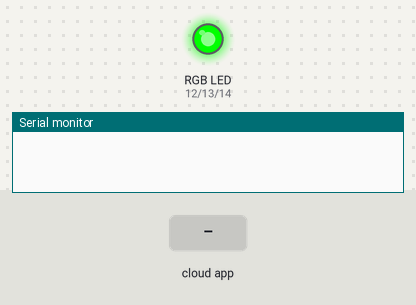
The program below on a simulated ESP8266 (NodeMCU). Parts: an RGB LED mixed from three pins (HIGH = lit), the last lines printed to the serial monitor. The test bench sets the inputs (shaded band). Dim RGB values are drawn brighter than linear.

Above: at 5.2 s.
5.3 s: the phone or cloud app sets Color_Inter_Ambar to 0
6.8 s: the phone or cloud app sets Color_Inter_Rojo to 0
At 9.6 s:
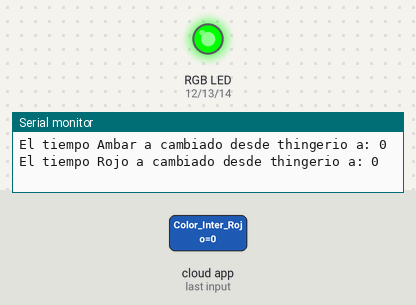
9.8 s: the phone or cloud app sets Color_Inter_Verde to 0
11.3 s: the phone or cloud app sets Color_Inter_Verde to 1
At 14.2 s:
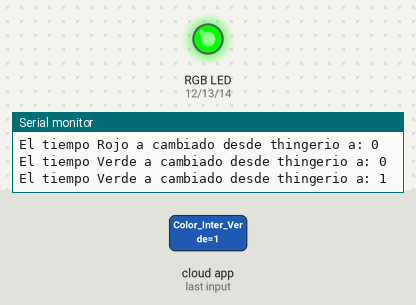
14.3 s: the phone or cloud app sets Color_Inter_Verde to 0
At 15.33 s:
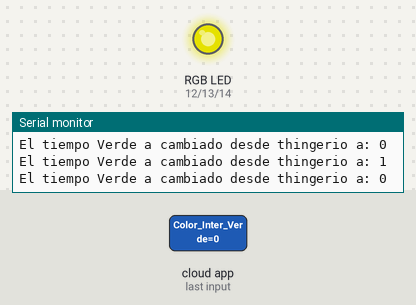
17.3 s: the phone or cloud app sets Color_Inter_Ambar to 1
At 19.1 s:
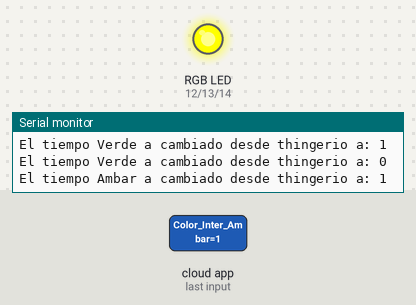
Timing chart, 0 to 20.6 s (numbered marks = the images above; inputs shaded):
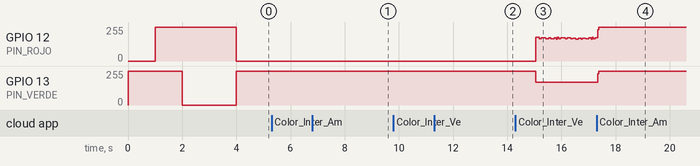

Measured:
- after the input at 6.8 s, GPIO 12 (PIN_ROJO): stays 0/255 (without the input it goes to 255/255 after 2.2 s); GPIO 13 (PIN_VERDE): stays 255/255 (without the input it goes to 0/255 after 2.2 s)
- after the input at 11.3 s, GPIO 12 (PIN_ROJO): stays 0/255 (without the input it goes to 178/255 after 2.8 s); GPIO 13 (PIN_VERDE): stays 255/255 (without the input it goes to 170/255 after 2.8 s)
- after the input at 17.3 s, GPIO 13 (PIN_VERDE): 170/255 → 255/255 at once

The program:

main.cpp
```cpp
#include <Arduino.h>

#include <ESP8266WiFi.h>       // Librería de conexión WiFi del módulo ESP8266
#include <ThingerESP8266.h>    // Librería de la plataforma thinger.io

// Parámetros de la conexión con thinger.io
#define usuario "**************"
#define device_Id "**************"
#define device_credentials "**************"

ThingerESP8266 thing(usuario, device_Id, device_credentials);

// Parámetros de conexión WiFi
const char WiFi_ssid[]="**************";            // Nombre de red WiFi
const char WiFi_password[]="**************";  // Password de red WiFi

// Definir las variales de color
long Var_inter_verde;
long Var_inter_ambar;
long Var_inter_rojo;


// Variable de tiempo
long previousMillis = 0;
int  c=0;
long interval = 0;

// Variable del estado del semaforo
int Var_sema_verde = 0;
int Var_sema_ambar = 0;
int Var_sema_rojo = 0;

#define PIN_ROJO 12
#define PIN_VERDE 13
#define PIN_AZUL 14

// Función para establecer un color
void setColor(String hexcolor) {
    // Get rid of '#' and convert it to integer
    int number = (int) strtol( &hexcolor[1], NULL, 16);
    // Split them up into r, g, b values
    int r = (number >> 16) *4;
    int g = (number >> 8 & 0xFF) *4;
    int b = (number & 0xFF) * 4;
    analogWrite(PIN_ROJO, r);
    analogWrite(PIN_VERDE, g);
    analogWrite(PIN_AZUL, b);
}

// Función para testetear el funcionamiento
void inicio() {
    setColor("#00FF00");  // green
    delay(1000);
    setColor("#FF7E00");  // amber
    delay(1000);
    setColor("#FF0000");  // red
    delay(1000);

    delay(1000);
}

void setup() {
    // put your setup code here, to run once:
    // Open serial communications and wait for port to open:
    Serial.begin(9600);

    // Salidas
    pinMode(PIN_ROJO, OUTPUT);
    pinMode(PIN_VERDE, OUTPUT);
    pinMode(PIN_AZUL, OUTPUT);

    // Estados iniciales
    digitalWrite(PIN_ROJO, LOW);
    digitalWrite(PIN_VERDE, LOW);
    digitalWrite(PIN_AZUL, LOW);

    Var_inter_rojo = 5;
    Var_inter_ambar = 2;
    Var_inter_verde = 5;

    // Inicialización de la WiFi para comunicarse con la API
    thing.add_wifi(WiFi_ssid, WiFi_password);

    // ----------------------------------------
    // Creamos los recursos DE ENTRADA para la API
    // ----------------------------------------

    /* Easier Resources (declarar recursos con mayor facilidad)
    La ventaja de utilizar este tipo de definiciones es que sus recursos podrán gestionar
    el estado cuando los consulte desde la API. Por ejemplo, si tiene un pin digital habilitado
    o deshabilitado, podrá ver su estado actual tanto en el explorador de API como en el Dashboard.
    */

    // Ejemplo para controlar un LED RGB mediante 3 Sliders en el DASHBOARD
    // Podremos controlar el color con unos deslizadores pero lo más importante aquí es que podemos
    // modificar el valor de una variable desde Internet


    thing["Color_Inter_Verde"] << inputValue(Var_inter_verde, {
    // se ejecuta cuando el valor cambia execute some code when the value change
    Serial.print("El tiempo Verde a cambiado desde thingerio a: ");
    Serial.println(Var_inter_verde);
    });

    thing["Color_Inter_Ambar"] << inputValue(Var_inter_ambar, {
    // se ejecuta cuando el valor cambia execute some code when the value change
    Serial.print("El tiempo Ambar a cambiado desde thingerio a: ");
    Serial.println(Var_inter_ambar);
    });

    thing["Color_Inter_Rojo"] << inputValue(Var_inter_rojo, {
    // se ejecuta cuando el valor cambia execute some code when the value change
    Serial.print("El tiempo Rojo a cambiado desde thingerio a: ");
    Serial.println(Var_inter_rojo);
    });

    // Recurso de salida
    thing["Semaforo"] >> [](pson& out){
      out["Verde"] = Var_sema_verde;
      out["Ambar"] = Var_sema_ambar;
      out["Rojo"] = Var_sema_rojo;
    };

    /*
    thing["Sem_verde"] >> outputValue(Var_sema_verde);
    thing["Sem_ambar"] >> outputValue(Var_sema_ambar);
    thing["Sem_rojo"] >> outputValue(Var_sema_rojo);
    */

    inicio();
}

void loop() {
    // put your main code here, to run repeatedly:
 unsigned long currentMillis = millis();
 if(currentMillis - previousMillis > interval) {
    previousMillis = currentMillis;
    if(c==0){
      interval=Var_inter_verde*1000;
    // Para indicar el estado en thingerio
      Var_sema_verde = 100;
      Var_sema_ambar = 0;
      Var_sema_rojo = 0;
      setColor("#00FF00");  // green
    }
    else if(c==1){
      interval=Var_inter_ambar*1000;
    // Para indicar el estado en thingerio
      Var_sema_verde = 0;
      Var_sema_ambar = 100;
      Var_sema_rojo = 0;
      setColor("#FF7E00");  // amber
    }
    else if (c==2){
      interval=Var_inter_rojo*1000;
    // Para indicar el estado en thingerio
      Var_sema_verde = 0;
      Var_sema_ambar = 0;
      Var_sema_rojo = 100;
      setColor("#FF0000");  // red
      c=-1;   // Reseteamos el contador
    }
  c++;
}

    thing.handle();
    thing.stream(thing["Semaforo"]);
}
```
